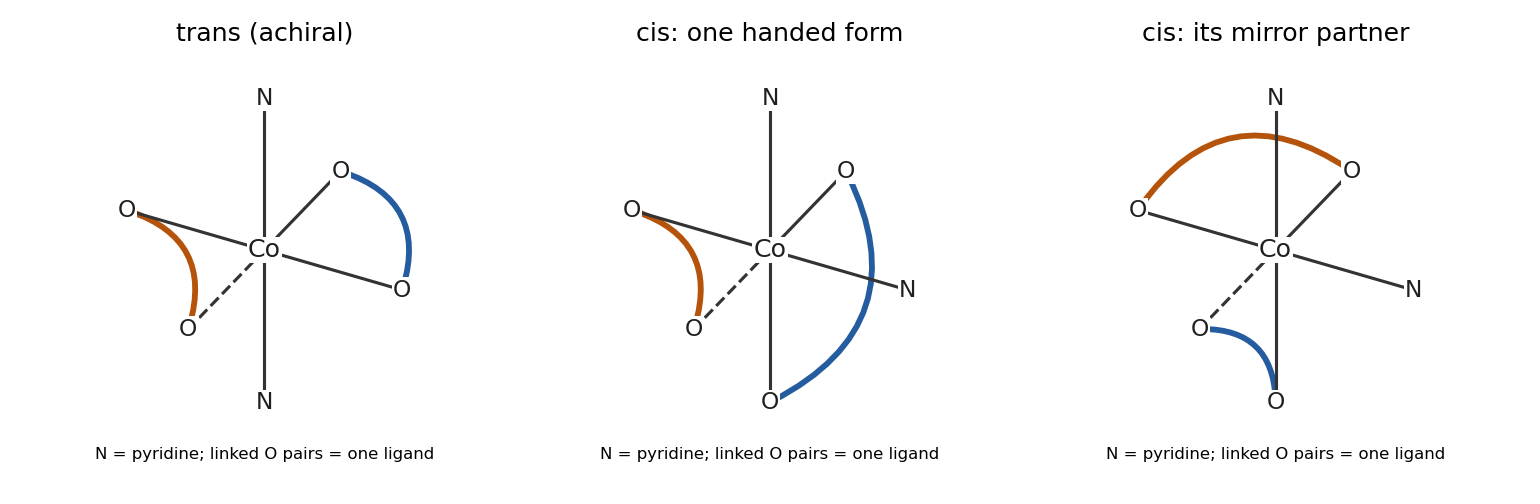

This chart was generated by the following Python code:
"""Original solution diagram; Python 3.14, numpy and matplotlib.
Write the PNG basename to the current working directory (Make supplies _media).
"""
from pathlib import Path
import sys
sys.path.insert(0, str(Path(__file__).resolve().parents[2]))
import matplotlib
matplotlib.use('Agg')
import matplotlib.pyplot as plt
import numpy as np
from tools.chemistry_diagram import bond, atom, ring, wedge, flow, finish, save

from matplotlib.patches import FancyArrowPatch
fig,axs=plt.subplots(1,3,figsize=(11,3.6))
P={'+x':np.array([1.45,-.42]),'-x':np.array([-1.45,.42]),'+y':np.array([.8,.83]),'-y':np.array([-.8,-.83]),'+z':np.array([0,1.6]),'-z':np.array([0,-1.6])}
models=[(['+z','-z'],[('+x','+y'),('-x','-y')],'trans (achiral)'),(['+z','+x'],[('-z','+y'),('-x','-y')],'cis: one handed form'),(['+z','+x'],[('-z','-y'),('-x','+y')],'cis: its mirror partner')]
for ax,(py,pairs,title) in zip(axs,models):
 for k,p in P.items():bond(ax,(0,0),p,style='dashed' if k in ['-y'] else 'solid');atom(ax,p,'N' if k in py else 'O',size=12)
 atom(ax,(0,0),'Co')
 for i,(a,b) in enumerate(pairs):
  x,y=P[a],P[b];ax.add_patch(FancyArrowPatch(x,y,connectionstyle='arc3,rad='+str(.5 if i==0 else -.5),arrowstyle='-',lw=3,color=['#245c9f','#b45309'][i],zorder=1))
 ax.text(0,-2.2,'N = pyridine; linked O pairs = one ligand',ha='center',fontsize=8.5)
 finish(ax,(-2,2),(-2.45,2),title)
fig.tight_layout();save(fig,'paper-2-isomers.png')
